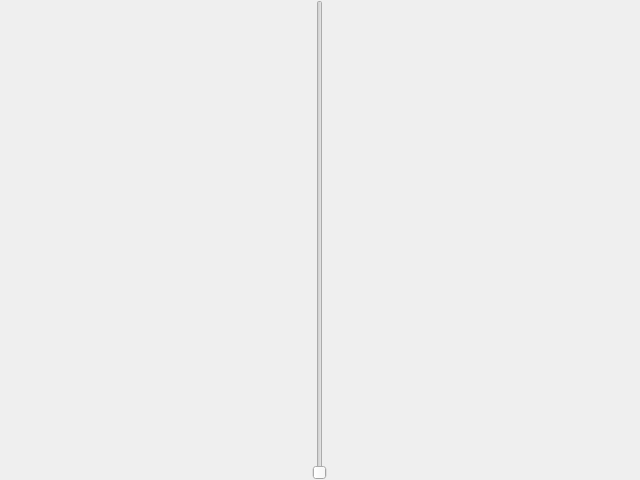
<?xml version="1.0" encoding="UTF-8"?>
<ui version="4.0">
 <class>SliderHost</class>
 <widget class="QSlider" name="SliderHost">
  <property name="geometry">
   <rect>
    <x>0</x>
    <y>0</y>
    <width>640</width>
    <height>480</height>
   </rect>
  </property>
  <property name="windowTitle">
   <string>QSlider</string>
  </property>
  <property name="toolTip">
   <string>QSlider host</string>
  </property>
 </widget>
 <resources/>
 <connections/>
</ui>
